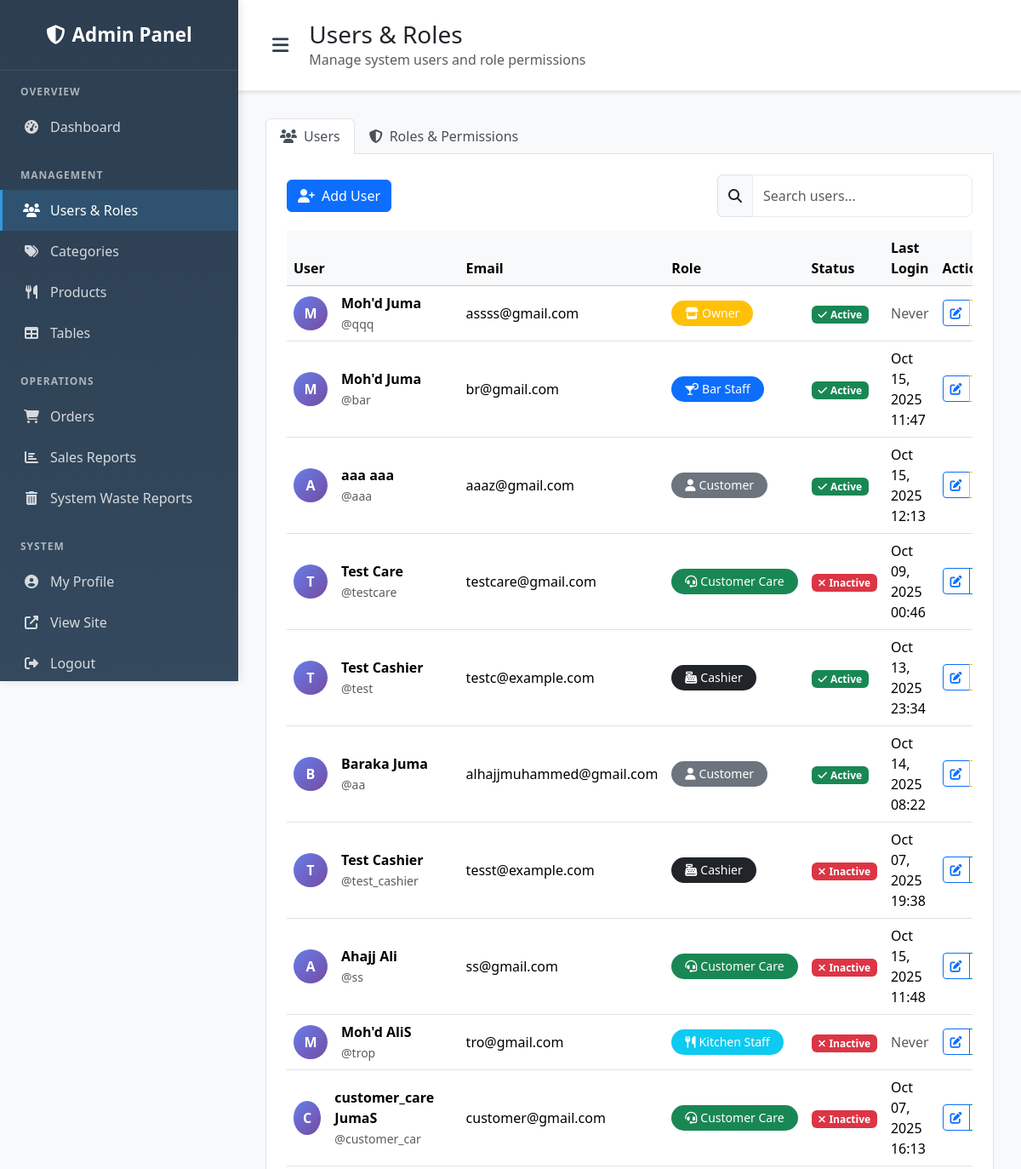
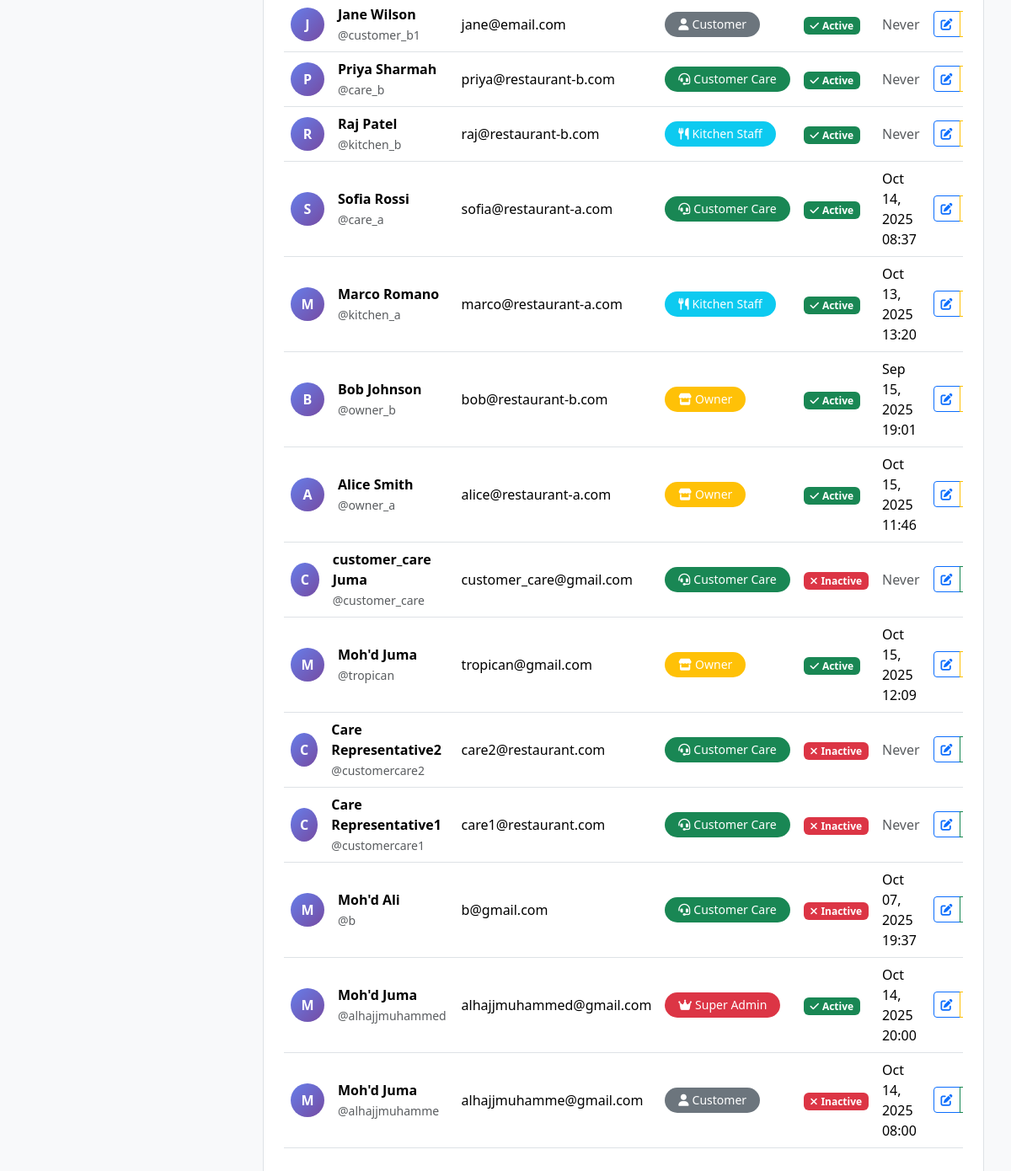
Screenshot of /admin-panel/users/ (signed in) with the database file from the repository (2 pictures, top to bottom).
### accounts/models.py (models this page shows, shortened)
class User(AbstractUser):
    role = models.ForeignKey(Role, on_delete=models.CASCADE, null=True, blank=True)
    owner = models.ForeignKey('self', on_delete=models.CASCADE, null=True, blank=True,
                             related_name='owned_users', limit_choices_to={'role__name': 'owner'})
    restaurant_name = models.CharField(max_length=200, blank=True,
                                     help_text="Name of the restaurant (for owners only)")
    restaurant_description = models.TextField(blank=True,
                                            help_text="Description of the restaurant (for owners only)")
    restaurant_qr_code = models.CharField(max_length=50, unique=True, blank=True, null=True,
                                        help_text="Unique QR code for restaurant access")
    tax_rate = models.DecimalField(max_digits=5, decimal_places=4, default=Decimal('0.0800'),
                                 help_text="Tax rate as decimal (e.g., 0.0800 for 8%, 0.0500 for 5%)")
    phone_number = models.CharField(max_length=15, blank=True)
    address = models.TextField(blank=True)
    is_active_staff = models.BooleanField(default=True)
    created_at = models.DateTimeField(auto_now_add=True)
    updated_at = models.DateTimeField(auto_now=True)
    def is_administrator(self):
        return self.role and self.role.name == 'administrator'
    def is_owner(self):
        return self.role and self.role.name == 'owner'
    def is_customer_care(self):
        return self.role and self.role.name == 'customer_care'
    def is_kitchen_staff(self):
        return self.role and self.role.name == 'kitchen'
    def is_bar_staff(self):
        return self.role and self.role.name == 'bar'
    def is_cashier(self):
        return self.role and self.role.name == 'cashier'

### admin_panel/views.py (the view)
# urls.py: path('users/', views.manage_users, name='manage_users'),
@login_required
def manage_users(request):
    if not (request.user.is_administrator() or request.user.is_owner()):
        messages.error(request, "Access denied. Administrator/Owner privileges required.")
        return redirect('restaurant:home')
    try:
        owner_filter = get_owner_filter(request.user)
        if owner_filter:
            users = User.objects.filter(
                owner=owner_filter
            ).order_by('-date_joined')
            roles = Role.objects.exclude(name='administrator')
        else:
            users = User.objects.all().order_by('-date_joined')
            roles = Role.objects.all()
    except PermissionDenied:
        messages.error(request, 'You are not associated with any restaurant.')
        return redirect('restaurant:home')
    context = {
        'users': users,
        'roles': roles,
        'is_owner_access': request.user.is_owner() and not request.user.is_administrator(),
        'restaurant_name': request.user.get_restaurant_name() if not request.user.is_administrator() else "All Restaurants",
    }
    return render(request, 'admin_panel/manage_users.html', context)

### accounts/models.py (called while the page is built)
def get_owner_filter(user):
    if user.is_administrator():
        return None  # Administrators can see all data
    elif user.is_owner():
        return user  # Owners see their own data
    elif user.owner:
        return user.owner  # Staff/customers see their owner's data
    else:
        raise PermissionDenied("User is not associated with any owner.")

### templates/admin_panel/manage_users.html (shortened to what this page needs)
{% extends 'admin_panel/base.html' %}
{% block page_title %}{% if is_owner_access %}Staff Management{% else %}Users & Roles{% endif %}{% endblock %}
{% block page_description %}{% if is_owner_access %}Manage all restaurant staff and users{% else %}Manage system users and role permissions{% endif %}{% endblock %}
{% block content %}
<ul class="nav nav-tabs" id="userRoleTabs" role="tablist">
    <li class="nav-item" role="presentation">
        <button class="nav-link active" id="users-tab" data-bs-toggle="tab" data-bs-target="#users" type="button" role="tab" aria-controls="users" aria-selected="true">
            <i class="fas fa-users me-2"></i>{% if is_owner_access %}Staff{% else %}Users{% endif %}
        </button>
    </li>
    {% if not is_owner_access %}
    <li class="nav-item" role="presentation">
        <button class="nav-link" id="roles-tab" data-bs-toggle="tab" data-bs-target="#roles" type="button" role="tab" aria-controls="roles" aria-selected="false">
            <i class="fas fa-shield-alt me-2"></i>Roles & Permissions
        </button>
    </li>
    {% endif %}
</ul>
<div class="tab-content" id="userRoleTabContent">
    <div class="tab-pane fade show active" id="users" role="tabpanel" aria-labelledby="users-tab">
        <div class="d-flex justify-content-between align-items-center mb-3">
            <button class="btn btn-primary" data-bs-toggle="modal" data-bs-target="#addUserModal">
                <i class="fas fa-user-plus me-2"></i>Add User
            </button>
            <div class="input-group" style="width: 300px;">
                <span class="input-group-text"><i class="fas fa-search"></i></span>
                <input type="text" class="form-control" placeholder="Search users..." id="userSearchInput">
            </div>
        </div>
        <div class="table-responsive">
            <table class="table table-hover align-middle">
                <thead class="table-light">
                    <tr>
                        <th>User</th>
                        <th>Email</th>
                        <th>Role</th>
                        <th>Status</th>
                        <th>Last Login</th>
                        <th>Actions</th>
                    </tr>
                </thead>
                <tbody id="usersTableBody">
                    {% for user in users %}
                    <tr>
                        <td>
                            <div class="d-flex align-items-center">
                                <div class="user-avatar me-3">
                                    {{ user.first_name|first|default:user.username|first|upper }}
                                </div>
                                <div>
                                    <div class="fw-semibold">{{ user.get_full_name|default:user.username }}</div>
                                    <small class="text-muted">@{{ user.username }}</small>
                                </div>
                            </div>
                        </td>
                        <td>{{ user.email }}</td>
                        <td>
                            <span class="badge role-badge bg-{% if user.is_superuser %}danger{% elif user.is_owner %}warning{% elif user.is_kitchen_staff %}info{% elif user.is_bar_staff %}primary{% elif user.is_customer_care %}success{% elif user.is_cashier %}dark{% else %}secondary{% endif %}">
                                {% if user.is_superuser %}
                                    <i class="fas fa-crown me-1"></i>Super Admin
                                {% elif user.is_owner %}
                                    <i class="fas fa-store me-1"></i>Owner
                                {% elif user.is_kitchen_staff %}
                                    <i class="fas fa-utensils me-1"></i>Kitchen Staff
                                {% elif user.is_bar_staff %}
                                    <i class="fas fa-cocktail me-1"></i>Bar Staff
                                {% elif user.is_customer_care %}
                                    <i class="fas fa-headset me-1"></i>Customer Care
                                {% elif user.is_cashier %}
                                    <i class="fas fa-cash-register me-1"></i>Cashier
                                {% else %}
                                    <i class="fas fa-user me-1"></i>Customer
                                {% endif %}
                            </span>
                        </td>
                        <td>
                            {% if user.is_active %}
                                <span class="badge bg-success">
                                    <i class="fas fa-check me-1"></i>Active
                                </span>
                            {% else %}
                                <span class="badge bg-danger">
                                    <i class="fas fa-times me-1"></i>Inactive
                                </span>
                            {% endif %}
                        </td>
                        <td>
                            {% if user.last_login %}
                                {{ user.last_login|date:"M d, Y H:i" }}
                            {% else %}
                                <span class="text-muted">Never</span>
                            {% endif %}
                        </td>
                        <td>
                            <div class="btn-group" role="group">
                                <button class="btn btn-sm btn-outline-primary edit-user-btn" data-user-id="{{ user.id }}" title="Edit User">
                                    <i class="fas fa-edit"></i>
                                </button>
                                {% if user.is_active %}
                                <button class="btn btn-sm btn-outline-warning toggle-user-btn" data-user-id="{{ user.id }}" data-action="deactivate" title="Deactivate">
                                </button>
                                {% else %}
                                <button class="btn btn-sm btn-outline-success toggle-user-btn" data-user-id="{{ user.id }}" data-action="activate" title="Activate">
                                </button>
                                {% endif %}
                            </div>
                        </td>
                    </tr>
                    {% endfor %}
                </tbody>
            </table>
        </div>
    </div>
</div>
{% endblock %}

### templates/admin_panel/base.html (style rules this page uses)
:root { --primary-color: #2c3e50; --secondary-color: #34495e; --accent-color: #3498db; --success-color: #27ae60; --warning-color: #f39c12; --danger-color: #e74c3c; --light-bg: #f8f9fa; --sidebar-width: 280px; }
body { font-family: 'Segoe UI', Tahoma, Geneva, Verdana, sans-serif; background-color: var(--light-bg); margin: 0; padding: 0; }
body, html { width: 100%; margin: 0; padding: 0; }
.d-flex { width: 100%; }
.form-control { border-radius: 8px; border: 1px solid #e9ecef; padding: 0.75rem; transition: all 0.3s ease; }

### templates/admin_panel/manage_users.html (style rules this page uses)
.nav-tabs .nav-link { color: #495057; border: 1px solid transparent; border-top-left-radius: 0.375rem; border-top-right-radius: 0.375rem; }
.nav-tabs .nav-link.active { color: #495057; background-color: #fff; border-color: #dee2e6 #dee2e6 #fff; }
.tab-content { border: 1px solid #dee2e6; border-top: none; padding: 1.5rem; background-color: #fff; border-radius: 0 0 0.375rem 0.375rem; }
.user-avatar { width: 40px; height: 40px; border-radius: 50%; background: linear-gradient(135deg, #667eea 0%, #764ba2 100%); display: flex; align-items: center; justify-content: center; color: white; font-weight: bold; }
.role-badge { padding: 0.5rem 1rem; border-radius: 20px; font-size: 0.875rem; font-weight: 500; }

### rows the page displays
User: first_name|first "M", get_full_name "Moh'd Juma", username "qqq", email "assss@gmail.com", is_superuser False (drawn), is_active True (drawn), shows "Never"
User: first_name|first "M", get_full_name "Moh'd Juma", username "bar", email "br@gmail.com", is_superuser False (drawn), is_active True (drawn), last_login "Oct 15, 2025 11:47"
User: first_name|first "A", get_full_name "aaa aaa", username "aaa", email "aaaz@gmail.com", is_superuser False (drawn), is_active True (drawn), last_login "Oct 15, 2025 12:13"
User: first_name|first "T", get_full_name "Test Care", username "testcare", email "testcare@gmail.com", is_superuser False (drawn), is_active False (drawn), last_login "Oct 09, 2025 00:46"
User: first_name|first "T", get_full_name "Test Cashier", username "test", email "testc@example.com", is_superuser False (drawn), is_active True (drawn), last_login "Oct 13, 2025 23:34"
User: first_name|first "B", get_full_name "Baraka Juma", username "aa", email "alhajjmuhammed@gmail.com", is_superuser False (drawn), is_active True (drawn), last_login "Oct 14, 2025 08:22"
User: first_name|first "T", get_full_name "Test Cashier", username "test_cashier", email "tesst@example.com", is_superuser False (drawn), is_active False (drawn), last_login "Oct 07, 2025 19:38"
User: first_name|first "A", get_full_name "Ahajj Ali", username "ss", email "ss@gmail.com", is_superuser False (drawn), is_active False (drawn), last_login "Oct 15, 2025 11:48"
User: first_name|first "M", get_full_name "Moh'd AliS", username "trop", email "tro@gmail.com", is_superuser False (drawn), is_active False (drawn), shows "Never"
User: first_name|first "C", get_full_name "customer_care JumaS", username "customer_car", email "customer@gmail.com", is_superuser False (drawn), is_active False (drawn), last_login "Oct 07, 2025 16:13"
User: first_name|first "J", get_full_name "Jane Wilson", username "customer_b1", email "jane@email.com", is_superuser False (drawn), is_active True (drawn), shows "Never"
User: first_name|first "P", get_full_name "Priya Sharmah", username "care_b", email "priya@restaurant-b.com", is_superuser False (drawn), is_active True (drawn), shows "Never"
User: first_name|first "R", get_full_name "Raj Patel", username "kitchen_b", email "raj@restaurant-b.com", is_superuser False (drawn), is_active True (drawn), shows "Never"
User: first_name|first "S", get_full_name "Sofia Rossi", username "care_a", email "sofia@restaurant-a.com", is_superuser False (drawn), is_active True (drawn), last_login "Oct 14, 2025 08:37"
User: first_name|first "M", get_full_name "Marco Romano", username "kitchen_a", email "marco@restaurant-a.com", is_superuser False (drawn), is_active True (drawn), last_login "Oct 13, 2025 13:20"
User: first_name|first "B", get_full_name "Bob Johnson", username "owner_b", email "bob@restaurant-b.com", is_superuser False (drawn), is_active True (drawn), last_login "Sep 15, 2025 19:01"
User: first_name|first "A", get_full_name "Alice Smith", username "owner_a", email "alice@restaurant-a.com", is_superuser False (drawn), is_active True (drawn), last_login "Oct 15, 2025 11:46"
User: first_name|first "C", get_full_name "customer_care Juma", username "customer_care", email "customer_care@gmail.com", is_superuser False (drawn), is_active False (drawn), shows "Never"
User: first_name|first "M", get_full_name "Moh'd Juma", username "tropican", email "tropican@gmail.com", is_superuser False (drawn), is_active True (drawn), last_login "Oct 15, 2025 12:09"
User: first_name|first "C", get_full_name "Care Representative2", username "customercare2", email "care2@restaurant.com", is_superuser False (drawn), is_active False (drawn), shows "Never"
User: first_name|first "C", get_full_name "Care Representative1", username "customercare1", email "care1@restaurant.com", is_superuser False (drawn), is_active False (drawn), shows "Never"
User: first_name|first "M", get_full_name "Moh'd Ali", username "b", email "b@gmail.com", is_superuser False (drawn), is_active False (drawn), last_login "Oct 07, 2025 19:37"
User: first_name|first "M", get_full_name "Moh'd Juma", username "alhajjmuhammed", email "alhajjmuhammed@gmail.com", is_superuser True (drawn), is_active True (drawn), last_login "Oct 14, 2025 20:00"
User: first_name|first "M", get_full_name "Moh'd Juma", username "alhajjmuhamme", email "alhajjmuhamme@gmail.com", is_superuser False (drawn), is_active False (drawn), last_login "Oct 14, 2025 08:00"
